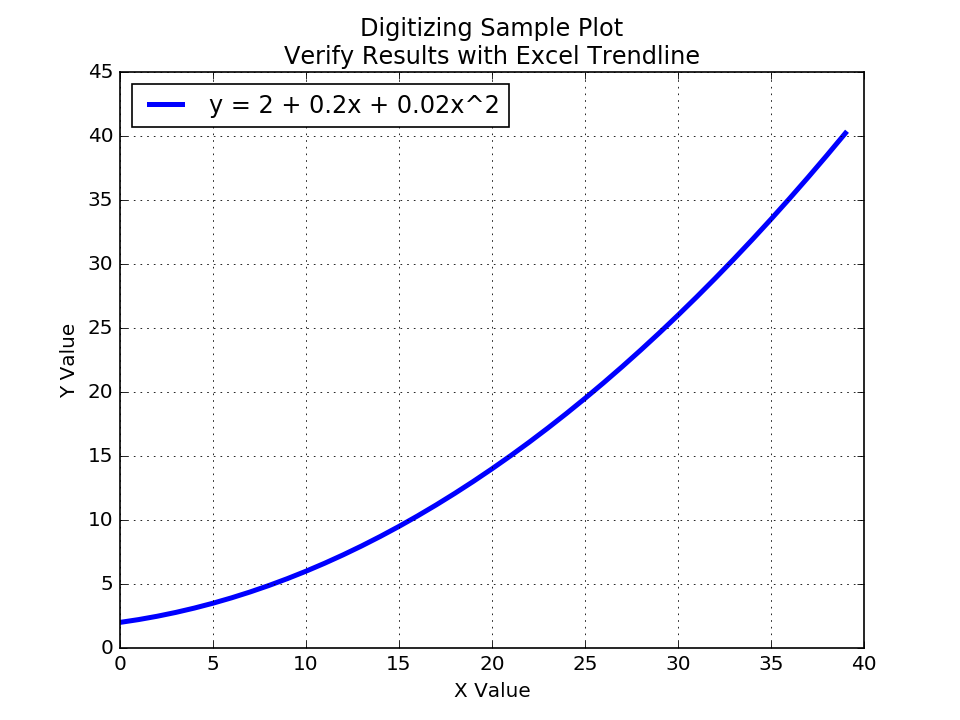

Write Python code to recreate this figure.



from pylab import *

xL = range(40)
yL = [2. + 0.2*x +0.02*x**2  for x in xL]

plot(xL, yL, label='y = 2 + 0.2x + 0.02x^2', linewidth=3)

legend(loc='upper left')
grid(True)
title( 'Digitizing Sample Plot\nVerify Results with Excel Trendline' )
xlabel( 'X Value' )
ylabel( 'Y Value' )
savefig('sample_poly.png', dpi=120)

show()
